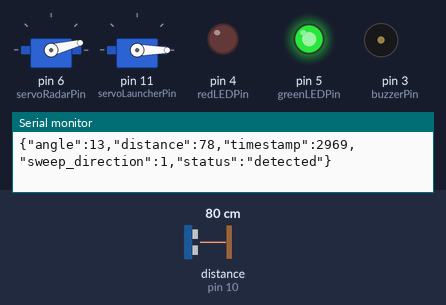
Bench run of a sketch on a simulated Arduino Uno, built with avr-gcc and run on an emulated ATmega328P. Shown: 2 × servo, output pins drawn as LEDs (lit = HIGH), buzzer (waves = sounding), the last lines printed to the serial monitor. Wiring (inferred from the names in the program): ultrasonic range finder: trigger pin 9; echo pin 10. The test bench sets the inputs (shaded band); at power-on: distance to the obstacle (sensor on pin 10) 80 cm. The echo pulse lasts 58.3 µs per cm; pins used as bus, display or sensor lines are not drawn.

Above: at 3.07 s.
3.1 s: distance to the obstacle (sensor on pin 10) set to 2 cm
At 3.45 s:
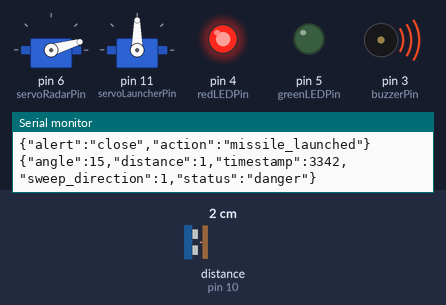
6.1 s: distance to the obstacle (sensor on pin 10) set to 9 cm
At 6.6 s:
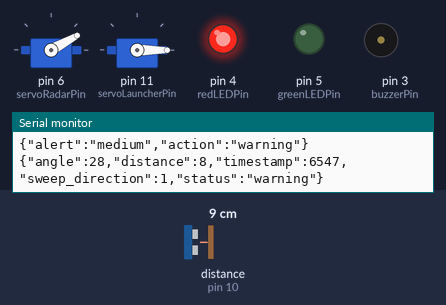
9.1 s: distance to the obstacle (sensor on pin 10) set to 14 cm
12.1 s: distance to the obstacle (sensor on pin 10) set to 18 cm
At 13.1 s:
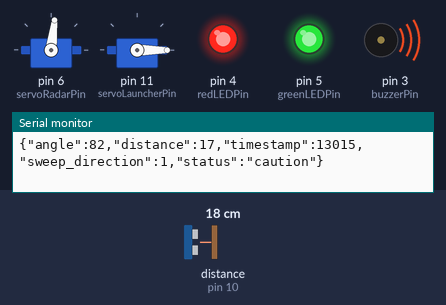
15.1 s: distance to the obstacle (sensor on pin 10) set to 35 cm
At 15.97 s:
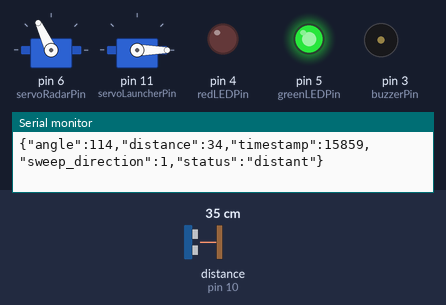
18.1 s: distance to the obstacle (sensor on pin 10) set to 28 cm
At 21.81 s:
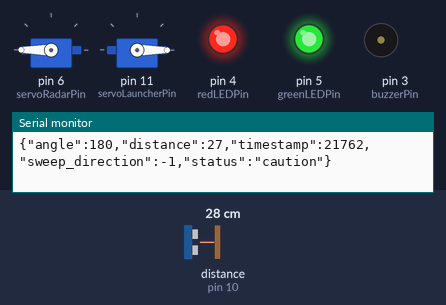
Timing chart, 0 to 27.0 s (numbered marks = the images above; inputs shaded):
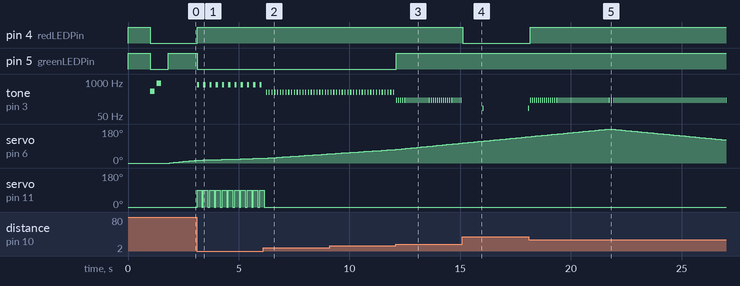

Measured:
- the behaviour switches between 16 and 17 cm on distance to the obstacle (sensor on pin 10) (found by bisection; images 2 and 3)
- the behaviour switches between 32 and 31 cm on distance to the obstacle (sensor on pin 10) (found by bisection; images 4 and 5)
- after the input at 3.1 s, pin 4 (redLEDPin): LOW → HIGH at once; pin 5 (greenLEDPin): HIGH → LOW at once; tone on pin 3 (buzzerPin): alternates 800 Hz for 0.10 s and silent for 0.18 s, starting at once; servo on pin 11 (servoLauncherPin): alternates 90° for 0.20 s and 0° for 0.08 s, starting at once
- after the input at 6.1 s, tone on pin 3 (buzzerPin): alternates 400 Hz for 0.05 s and silent for 0.08 s, starting after 0.13 s; servo on pin 11 (servoLauncherPin): goes on until 6.1 s, then stays 0°
- after the input at 12.1 s, pin 5 (greenLEDPin): LOW → HIGH at once; tone on pin 3 (buzzerPin): alternates 200 Hz for 0.03 s and silent for 0.06 s, starting at once
- after the input at 15.1 s, pin 4 (redLEDPin): HIGH → LOW at once; tone on pin 3 (buzzerPin): alternates 100 Hz for 0.02 s and silent for 2.0 s, starting after 0.92 s
- after the input at 18.1 s, pin 4 (redLEDPin): LOW → HIGH after 0.06 s
- by itself, servo on pin 6 (servoRadarPin): rises from 139° to 180° in 3.6 s, then falls to 122° in 5.2 s

The sketch:

code_arduino.ino
```cpp
#include <Servo.h>

// Configuration des pins
const int trigPin = 9;           // Pin Trigger du capteur HC-SR04
const int echoPin = 10;          // Pin Echo du capteur HC-SR04
const int servoRadarPin = 6;     // Pin du servomoteur radar
const int servoLauncherPin = 11; // Pin du servomoteur lanceur
const int buzzerPin = 3;         // Pin PWM du buzzer
const int redLEDPin = 4;         // LED rouge
const int greenLEDPin = 5;       // LED verte

// Objets servo
Servo myServoRadar;
Servo myServoLauncher;

// Variables globales
long duration;
int distance;
int angleRadar = 0;
int sweepDirection = 1; // 1 pour aller vers 180°, -1 pour revenir à 0°
unsigned long lastSweepTime = 0;
const int sweepDelay = 20; // Délai entre chaque mouvement d'angle

// Paramètres de détection (distances réduites pour moins de bruit)
const int MAX_DISTANCE = 200;     // Distance maximale en cm
const int CLOSE_DISTANCE = 5;     // Distance très proche - Rouge + lanceur (réduit de 10 à 5)
const int MEDIUM_DISTANCE = 15;   // Distance moyenne - Orange (réduit de 20 à 15)
const int FAR_DISTANCE = 30;      // Distance éloignée - Jaune (nouveau seuil à 30)
const int BUZZER_MAX_DISTANCE = 40; // Le buzzer ne sonne plus au-delà de 40cm

void setup() {
  // Initialisation des pins
  pinMode(trigPin, OUTPUT);
  pinMode(echoPin, INPUT);
  pinMode(buzzerPin, OUTPUT);
  pinMode(redLEDPin, OUTPUT);
  pinMode(greenLEDPin, OUTPUT);

  // Attacher les servos
  myServoRadar.attach(servoRadarPin);
  myServoLauncher.attach(servoLauncherPin);

  // Communication série
  Serial.begin(9600);

  // Position initiale des servos
  myServoRadar.write(0);
  myServoLauncher.write(0);

  // LEDs de démarrage
  digitalWrite(redLEDPin, HIGH);
  digitalWrite(greenLEDPin, HIGH);
  delay(1000);
  digitalWrite(redLEDPin, LOW);
  digitalWrite(greenLEDPin, LOW);

  // Signal sonore de démarrage
  tone(buzzerPin, 440, 200);
  delay(300);
  tone(buzzerPin, 880, 200);
  delay(500);

  Serial.println("{\"status\":\"ready\",\"message\":\"Radar system initialized\"}");
}

void loop() {
  // Contrôle temporel du balayage
  if (millis() - lastSweepTime >= sweepDelay) {
    lastSweepTime = millis();

    // Déplacer le servo radar
    myServoRadar.write(angleRadar);

    // Petite pause pour que le servo se positionne
    delay(15);

    // Mesurer la distance
    distance = measureDistance();

    // Traiter la détection
    processDetection(angleRadar, distance);

    // Envoyer les données au serveur
    sendDataToSerial(angleRadar, distance);

    // Calculer le prochain angle
    angleRadar += sweepDirection;

    // Inverser la direction si on atteint les limites
    if (angleRadar >= 180) {
      sweepDirection = -1;
      angleRadar = 180;
    } else if (angleRadar <= 0) {
      sweepDirection = 1;
      angleRadar = 0;
    }
  }
}

int measureDistance() {
  // Générer une impulsion ultrasonique
  digitalWrite(trigPin, LOW);
  delayMicroseconds(2);
  digitalWrite(trigPin, HIGH);
  delayMicroseconds(10);
  digitalWrite(trigPin, LOW);

  // Mesurer le temps de retour
  duration = pulseIn(echoPin, HIGH, 30000); // Timeout de 30ms

  // Calculer la distance
  if (duration > 0) {
    int calculatedDistance = duration * 0.034 / 2;
    // Filtrer les distances aberrantes
    if (calculatedDistance > 0 && calculatedDistance <= MAX_DISTANCE) {
      return calculatedDistance;
    }
  }

  return 0; // Aucune détection valide
}

void processDetection(int angle, int dist) {
  if (dist > 0 && dist <= MAX_DISTANCE) {
    // Objet détecté - traitement selon la distance
    if (dist <= CLOSE_DISTANCE) {
      // Objet très proche (0-5cm) - alerte rouge + lanceur
      handleCloseObject(dist);
    } else if (dist <= MEDIUM_DISTANCE) {
      // Objet proche (5-15cm) - alerte orange
      handleMediumObject(dist);
    } else if (dist <= FAR_DISTANCE) {
      // Objet à distance moyenne (15-30cm) - alerte jaune
      handleFarObject(dist);
    } else if (dist <= BUZZER_MAX_DISTANCE) {
      // Objet éloigné (30-40cm) - buzzer très faible
      handleDistantObject(dist);
    } else {
      // Objet au-delà de 40cm - pas de buzzer, juste LED verte
      handleVeryFarObject(dist);
    }
  } else {
    // Aucun objet détecté - état normal
    handleNoObject();
  }
}

void handleCloseObject(int dist) {
  // LED rouge allumée
  digitalWrite(redLEDPin, HIGH);
  digitalWrite(greenLEDPin, LOW);

  // Buzzer fort mais pas trop agressif
  tone(buzzerPin, 800, 100); // Réduit de 1000 à 800Hz, durée limitée

  // Activer le lanceur de missile
  myServoLauncher.write(90);
  delay(200); // Réduit de 500 à 200ms
  myServoLauncher.write(0);

  Serial.println("{\"alert\":\"close\",\"action\":\"missile_launched\"}");
}

void handleMediumObject(int dist) {
  // LED rouge clignotante
  digitalWrite(redLEDPin, HIGH);
  digitalWrite(greenLEDPin, LOW);

  // Buzzer moyen
  tone(buzzerPin, 400, 50); // Durée réduite

  Serial.println("{\"alert\":\"medium\",\"action\":\"warning\"}");
}

void handleFarObject(int dist) {
  // LED jaune (rouge + verte)
  digitalWrite(redLEDPin, HIGH);
  digitalWrite(greenLEDPin, HIGH);

  // Buzzer faible
  tone(buzzerPin, 200, 30); // Très court
}

void handleDistantObject(int dist) {
  // LED verte avec clignotement occasionnel
  digitalWrite(redLEDPin, LOW);
  digitalWrite(greenLEDPin, HIGH);

  // Buzzer très faible et occasionnel
  if (millis() % 2000 < 100) { // Seulement 100ms toutes les 2 secondes
    tone(buzzerPin, 100, 20);
  }
}

void handleVeryFarObject(int dist) {
  // LED verte stable - pas de buzzer
  digitalWrite(redLEDPin, LOW);
  digitalWrite(greenLEDPin, HIGH);

  // Pas de buzzer pour les objets au-delà de 40cm
  noTone(buzzerPin);
}

void handleNoObject() {
  // LED verte stable
  digitalWrite(redLEDPin, LOW);
  digitalWrite(greenLEDPin, HIGH);

  // Pas de buzzer
  noTone(buzzerPin);
}

void sendDataToSerial(int angle, int dist) {
  // Créer le JSON avec toutes les informations
  Serial.print("{\"angle\":");
  Serial.print(angle);
  Serial.print(",\"distance\":");
  Serial.print(dist);
  Serial.print(",\"timestamp\":");
  Serial.print(millis());
  Serial.print(",\"sweep_direction\":");
  Serial.print(sweepDirection);

  // Ajouter le statut basé sur la distance (nouvelles catégories)
  Serial.print(",\"status\":\"");
  if (dist == 0) {
    Serial.print("clear");
  } else if (dist <= CLOSE_DISTANCE) {
    Serial.print("danger");
  } else if (dist <= MEDIUM_DISTANCE) {
    Serial.print("warning");
  } else if (dist <= FAR_DISTANCE) {
    Serial.print("caution");
  } else if (dist <= BUZZER_MAX_DISTANCE) {
    Serial.print("distant");
  } else {
    Serial.print("detected");
  }
  Serial.println("\"}");
}
```
